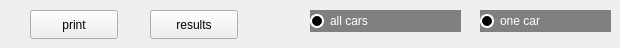
      <widget class="QWidget" name="tab_16">
       <attribute name="title">
        <string>Electricity</string>
       </attribute>
       <widget class="QPushButton" name="pushButton_13">
        <property name="geometry">
         <rect>
          <x>150</x>
          <y>10</y>
          <width>88</width>
          <height>29</height>
         </rect>
        </property>
        <property name="text">
         <string>results</string>
        </property>
       </widget>
       <widget class="QPushButton" name="pushButton_14">
        <property name="geometry">
         <rect>
          <x>30</x>
          <y>10</y>
          <width>88</width>
          <height>29</height>
         </rect>
        </property>
        <property name="text">
         <string>print</string>
        </property>
       </widget>
       <widget class="QRadioButton" name="radioButton_13">
        <property name="geometry">
         <rect>
          <x>310</x>
          <y>10</y>
          <width>151</width>
          <height>22</height>
         </rect>
        </property>
        <property name="styleSheet">
         <string notr="true">QRadioButton {
    background-color : gray;
	color : white
}

QRadioButton::indicator {
	width : 10px;
	height : 10px;
	border-radius : 7px;   
}

QRadioButton::indicator:unchecked {
    background-color : black;
    border: 2px solid white;
}

QRadioButton::indicator:checked {
	background-color : white;
    border: 2px solid white;
}
</string>
        </property>
        <property name="text">
         <string>all cars</string>
        </property>
       </widget>
       <widget class="QRadioButton" name="radioButton_14">
        <property name="geometry">
         <rect>
          <x>480</x>
          <y>10</y>
          <width>131</width>
          <height>22</height>
         </rect>
        </property>
        <property name="styleSheet">
         <string notr="true">QRadioButton {
    background-color : gray;
	color : white
}

QRadioButton::indicator {
	width : 10px;
	height : 10px;
	border-radius : 7px;   
}

QRadioButton::indicator:unchecked {
    background-color : black;
    border: 2px solid white;
}

QRadioButton::indicator:checked {
	background-color : white;
    border: 2px solid white;
}
</string>
        </property>
        <property name="text">
         <string>one car</string>
        </property>
       </widget>
      </widget>
